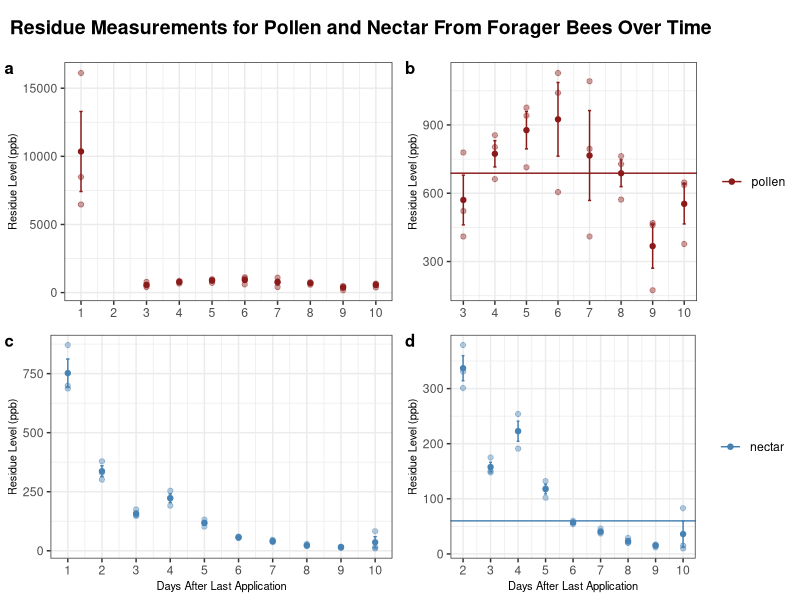
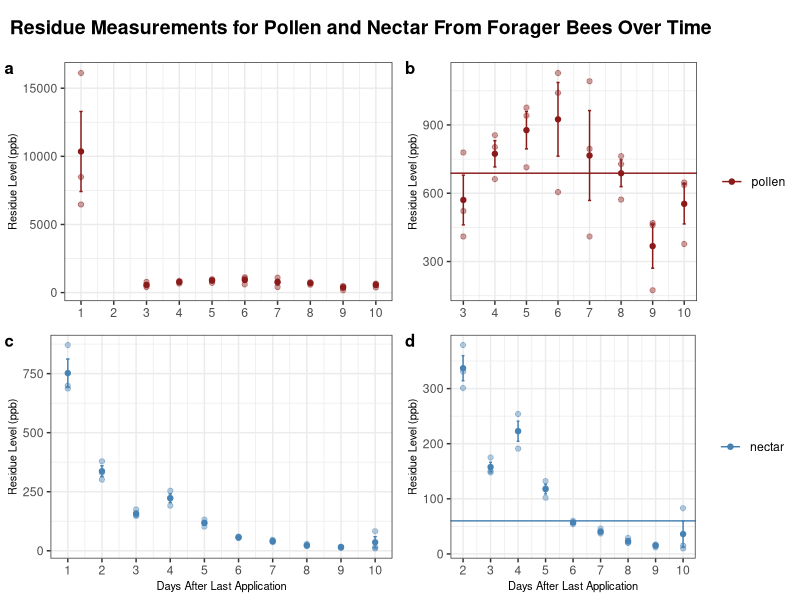

These figures' R source, in order:
## ---- chunk 1
knitr::opts_chunk$set(echo = FALSE, message = FALSE, warning = FALSE)
## ---- chunk 2
pollen <- read.csv(file = "pollen_residues_ugkg.csv")

nectar <- read.csv(file = "nectar_residues_ugkg.csv")

# add matrix factor
pollen$matrix <- "pollen"

nectar$matrix <- "nectar"

pollen_nectar <- rbind(pollen, nectar)

pollen_nectar$matrix <- as.factor(pollen_nectar$matrix)

# filter pollen so only timepoints after 24h are kept. Then show this in days not hours

pollen_day_1 <- pollen [pollen$DALA_h > 23,] 

pollen_day_3 <- pollen [pollen$DALA_h > 24,]

pollen$DALA_h <- pollen$DALA_h/24

pollen_day_1$DALA_h <- pollen_day_1$DALA_h/24

pollen_day_3$DALA_h <- pollen_day_3$DALA_h/24

## ---- chunk 3
library(tidyverse)
library(ggplot2)

plot_function <- function(x, y, z) {
  
  plot <- ggplot(data = x, aes(x = DALA_h, y = residue_measurement_ugkg)) +
  
          geom_point(aes(color = matrix, group = DALA_h, position = "dodge"), alpha = 0.4) +
  
          stat_summary(fun = "mean", geom = "point", aes(color = matrix)) +
  
          stat_summary(fun.data = mean_se, geom = "errorbar", width = 0.1, aes(color = matrix)) +
  
          theme_bw() +
    
          scale_x_continuous(breaks=seq(-1,10,1)) +
  
          scale_color_manual(values = y) +
        
          xlab("Days After Last Application") +
    
          ylab("Residue Level (ppb)") +
    
          theme(axis.title = element_text(size = 8)) +
    
          theme(legend.position = "none") +
    
          z

          return(plot)
  
}
## ---- chunk 4
mean(pollen [pollen$DALA_h > 1,] $residue_measurement_ugkg)
median(pollen [pollen$DALA_h > 1,] $residue_measurement_ugkg)
## ---- chunk 5
nectar_day_1 <- nectar [nectar$DALA_h > 23,]

nectar_day_2 <- nectar [nectar$DALA_h > 25,]

nectar$DALA_h <- nectar$DALA_h/24

nectar_day_1$DALA_h <- nectar_day_1$DALA_h/24

nectar_day_2$DALA_h <- nectar_day_2$DALA_h/24

## ---- chunk 6
mean(nectar [nectar$DALA_h > 1,] $residue_measurement_ugkg)
median(nectar [nectar$DALA_h > 1,] $residue_measurement_ugkg)
## ---- chunk 7
pollen_day_1_plot <- plot_function(pollen_day_1, "firebrick4", theme(axis.title.x = element_blank()))

nectar_day_1_plot <- plot_function(nectar_day_1, "steelblue", theme())
## ---- chunk 8
plot_function_1 <- function(x, y, z) {
  
  plot <- ggplot(data = x, aes(x = DALA_h, y = residue_measurement_ugkg)) +
  
          geom_point(aes(color = matrix, group = DALA_h, position = "dodge"), alpha = 0.4) +
  
          stat_summary(fun = "mean", geom = "point", aes(color = matrix)) +
  
          stat_summary(fun.data = mean_se, geom = "errorbar", width = 0.1, aes(color = matrix)) +
  
          theme_bw() +
    
          scale_x_continuous(breaks=seq(-1,10,1)) +
  
          scale_color_manual(values = y) +
        
          xlab("Days After Last Application") +
    
          ylab("Residue Level (ppb)") +
    
          theme(axis.title = element_text(size = 8)) +
    
          geom_hline(aes(yintercept = median(residue_measurement_ugkg)), color= y) +
    
          theme(legend.title = element_blank()) +
    
          z
  
          return(plot)
  
}

pollen_day_3_plot_median <- plot_function_1(pollen_day_3, "firebrick4", theme(axis.title.x = element_blank()))

nectar_day_2_plot_median <- plot_function_1(nectar_day_2, "steelblue", theme() )
## ---- chunk 9
library(cowplot)

plot_row <- plot_grid(pollen_day_1_plot, pollen_day_3_plot_median, nectar_day_1_plot, nectar_day_2_plot_median, labels = "auto", label_size = 12)

# now add the title
title <- ggdraw() + 
  draw_label(
    "Residue Measurements for Pollen and Nectar From Forager Bees Over Time",
    fontface = 'bold',
    x = 0,
    hjust = 0
  ) +
  theme(
    # add margin on the left of the drawing canvas,
    # so title is aligned with left edge of first plot
    plot.margin = margin(0, 0, 0, 7)
  )

combined_plots <- plot_grid(
  title, plot_row,
  ncol = 1,
  # rel_heights values control vertical title margins
  rel_heights = c(0.1, 1)
)

 pdf(file = "/Users/guy/Documents/phd/RHUL/formulation-vs-active-ingredient-project/dosage-regime-data/combined_plots.pdf",   # The directory you want to save the file in
     width = 6, # The width of the plot in inches
     height = 4) # The height of the plot in inches

combined_plots

 dev.off()
 
combined_plots
